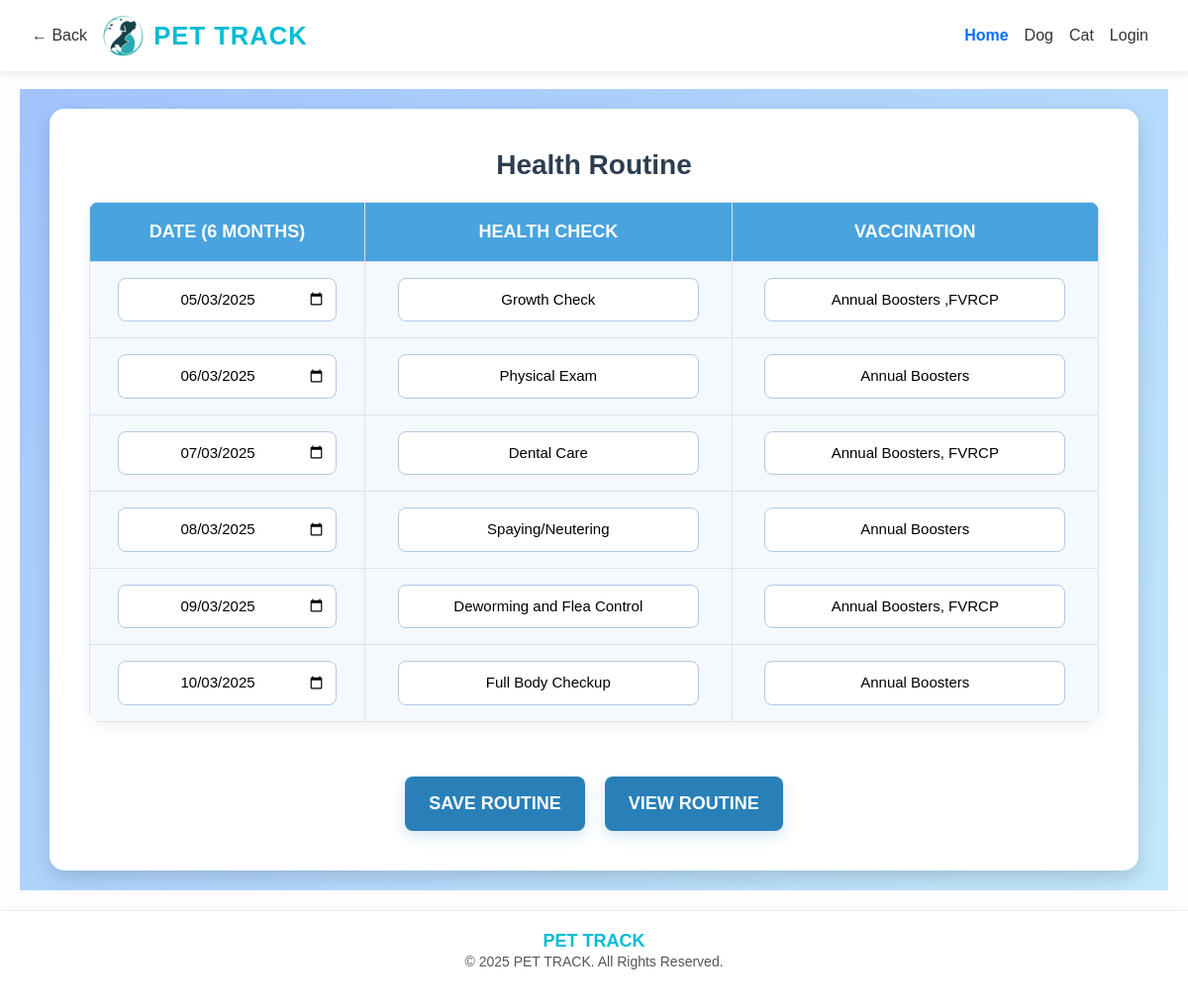
The page /cat_health_routine/2/ on the database its author committed.
### app1/models.py (models this page shows, shortened)
class CatHealthRoutine(models.Model):
    cat = models.ForeignKey(Cat, on_delete=models.CASCADE, default=1)
    cat_name = models.CharField(max_length=100)
    date11 = models.CharField(max_length=255)
    health_check11 = models.CharField(max_length=255)
    vaccination11 = models.CharField(max_length=255)
    date22 = models.CharField(max_length=255)
    health_check22 = models.CharField(max_length=255)
    vaccination22 = models.CharField(max_length=255)
    date33 = models.CharField(max_length=255)
    health_check33 = models.CharField(max_length=255)
    vaccination33 = models.CharField(max_length=255)
    date44 = models.CharField(max_length=255)
    health_check44 = models.CharField(max_length=255)
    vaccination44 = models.CharField(max_length=255)
    date55 = models.CharField(max_length=255)
    health_check55 = models.CharField(max_length=255)
    vaccination55 = models.CharField(max_length=255)
    date66 = models.CharField(max_length=255)
    health_check66 = models.CharField(max_length=255)
    vaccination66 = models.CharField(max_length=255)

### app1/views.py (the view, shortened to what this page needs)
# urls.py: path('cat_health_routine/<int:id>/', views.cat_health_routine, name='cat_health_routine'),
def cat_health_routine(request, id):
    cat = get_object_or_404(Cat, id=id)
    routine, created = CatHealthRoutine.objects.get_or_create(cat=cat)
    return render(request, 'cat_health_routine.html', {
        'cat': cat,
        'routine': routine,
        'cid': id
    })

### templates/cat_health_routine.html (shortened to what this page needs)
{% extends 'base.html' %}
{% load static %}
{% block content %}
<section>
    <form action="{% url 'cat_health_routine' id=cid %}" method="post">
        <h2>Health Routine</h2>
        <table>
            <tr>
                <th>Date (6 Months)</th>
                <th>Health Check</th>
                <th>Vaccination</th>
            </tr>
            <tr>
                <td><input type="date" name="date11" value="{{ routine.date11 }}"></td>
                <td><input type="text" name="health_check11" value="{{ routine.health_check11 }}" placeholder="Enter details"></td>
                <td><input type="text" name="vaccination11" value="{{ routine.vaccination11 }}" placeholder="Enter details"></td>
            </tr>
            <tr>
                <td><input type="date" name="date22" value="{{ routine.date22 }}"></td>
                <td><input type="text" name="health_check22" value="{{ routine.health_check22 }}" placeholder="Enter details"></td>
                <td><input type="text" name="vaccination22" value="{{ routine.vaccination22 }}" placeholder="Enter details"></td>
            </tr>
            <tr>
                <td><input type="date" name="date33" value="{{ routine.date33 }}"></td>
                <td><input type="text" name="health_check33" value="{{ routine.health_check33 }}" placeholder="Enter details"></td>
                <td><input type="text" name="vaccination33" value="{{ routine.vaccination33 }}" placeholder="Enter details"></td>
            </tr>
            <tr>
                <td><input type="date" name="date44" value="{{ routine.date44 }}"></td>
                <td><input type="text" name="health_check44" value="{{ routine.health_check44 }}" placeholder="Enter details"></td>
                <td><input type="text" name="vaccination44" value="{{ routine.vaccination44 }}" placeholder="Enter details"></td>
            </tr>
            <tr>
                <td><input type="date" name="date55" value="{{ routine.date55 }}"></td>
                <td><input type="text" name="health_check55" value="{{ routine.health_check55 }}" placeholder="Enter details"></td>
                <td><input type="text" name="vaccination55" value="{{ routine.vaccination55 }}" placeholder="Enter details"></td>
            </tr>
            <tr>
                <td><input type="date" name="date66" value="{{ routine.date66 }}"></td>
                <td><input type="text" name="health_check66" value="{{ routine.health_check66 }}" placeholder="Enter details"></td>
                <td><input type="text" name="vaccination66" value="{{ routine.vaccination66 }}" placeholder="Enter details"></td>
            </tr>
        </table>
        <div class="button-row">
            <button type="submit">Save Routine</button>
            {% if routine.id %}
                <a href="{% url 'cat_health_view' id=routine.id %}" class="button">View Routine</a>
            {% endif %}
        </div>
    </form>
</section>
{% endblock %}

### templates/base.html (style rules this page uses)
* { box-sizing: border-box; }
body { font-family: 'Poppins', sans-serif; margin: 0; padding-top: 70px; background-color: #fefefe; color: #333; }

### templates/cat_health_routine.html (style rules this page uses)
section { font-family: 'Poppins', sans-serif; background: linear-gradient(135deg, #a1c4fd, #c2e9fb); margin: 0; padding: 0; display: flex; justify-content: center; align-items: center; min-height: 100vh; }
form { background: white; padding: 40px; border-radius: 15px; box-shadow: 0px 8px 20px rgba(0, 0, 0, 0.15); width: 100%; max-width: 1100px; text-align: center; animation: fadeIn 0.6s ease-in-out; margin: 20px; }
h2 { color: #2c3e50; margin-bottom: 20px; font-size: 28px; font-weight: bold; }
table { width: 100%; border-collapse: collapse; margin-top: 15px; background: #fff; border-radius: 10px; overflow: hidden; box-shadow: 0px 5px 15px rgba(0, 0, 0, 0.05); }
th, td { border: 1px solid #dce3f0; padding: 16px; text-align: center; font-size: 16px; }
th { background: #48a3df; color: white; font-size: 18px; text-transform: uppercase; }
td { background: #f4f9fd; }
td input { width: 90%; padding: 10px; border: 1px solid #b0c9e7; border-radius: 8px; text-align: center; font-size: 15px; transition: 0.3s; }
button, .button { display: inline-block; margin-top: 25px; background-color: #2980b9; color: white; border: none; padding: 14px 24px; font-size: 18px; border-radius: 8px; cursor: pointer; transition: 0.3s; font-weight: bold; text-transform: uppercase; box-shadow: 0px 5px 15px rgba(41, 128, 185, 0.2); text-decoration: none; }
.button-row { display: flex; justify-content: center; align-items: center; gap: 20px; margin-top: 30px; flex-wrap: wrap; }

### rows shown on the page
CatHealthRoutine: date11 "05/03/2025", health_check11 "Growth Check", vaccination11 "Annual Boosters ,FVRCP", date22 "06/03/2025", health_check22 "Physical Exam", vaccination22 "Annual Boosters", date33 "07/03/2025", health_check33 "Dental Care", vaccination33 "Annual Boosters, FVRCP", date44 "08/03/2025", health_check44 "Spaying/Neutering", vaccination44 "Annual Boosters", date55 "09/03/2025", health_check55 "Deworming and Flea Control", vaccination55 "Annual Boosters, FVRCP", date66 "10/03/2025", health_check66 "Full Body Checkup", vaccination66 "Annual Boosters"
